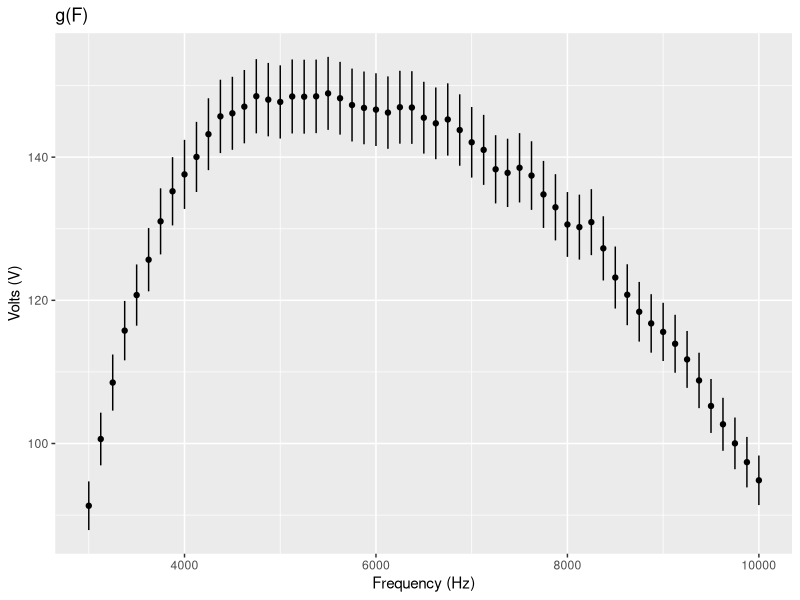

The R script that drew this image:
## ---- chunk 1
knitr::opts_chunk$set(echo = TRUE)
## ---- chunk 2
vin1<-read.csv("VIN1.CSV")
names(vin1)<-c("x", "y")
## ---- chunk 3
vin2<-read.csv("VIN2.CSV")
names(vin2)<-c("x", "y")
vin3<-read.csv("VIN3.CSV")
names(vin3)<-c("x", "y")
vin4<-read.csv("VIN4.CSV")
names(vin4)<-c("x", "y")
vin5<-read.csv("VIN5.CSV")
names(vin5)<-c("x", "y")
vout1<-read.csv("VOUT1.CSV")
names(vout1)<-c("x", "y")
vout2<-read.csv("VOUT2.CSV")
names(vout2)<-c("x", "y")
vout3<-read.csv("VOUT3.CSV")
names(vout3)<-c("x", "y")
vout4<-read.csv("VOUT4.CSV")
names(vout4)<-c("x", "y")
vout5<-read.csv("VOUT5.CSV")
names(vout5)<-c("x", "y")
## ---- chunk 4
m_in<- (vin1$y+vin2$y+vin3$y+vin4$y+vin5$y)/5
#take average of vouts
m_vout <- data.frame(Frequency = vout1$x, Volts = (vout1$y+vout2$y+vout3$y+vout4$y+vout5$y)/5)
## ---- chunk 5
#compute gain using the average vouts and m_in
gain <- data.frame(Frequency = vout1$x, Gain = (m_vout[2]/m_in))

#this is consistent with the max gain of 150 calculated in class.
## ---- chunk 6
rmserrors <- sqrt(data.frame(
  vin1 = sum(((m_in-vin1$y)^2))/399, 
  vin2 = sum(((m_in-vin2$y)^2))/399,
  vin3 = sum(((m_in-vin3$y)^2))/399,
  vin4 = sum(((m_in-vin4$y)^2))/399,
  vin5 = sum(((m_in-vin5$y)^2))/399,
  vout1 = sum((m_vout$Volts-vout1$y)^2)/399,
  vout2 = sum((m_vout$Volts-vout2$y)^2)/399,
  vout3 = sum((m_vout$Volts-vout3$y)^2)/399,
  vout4 = sum((m_vout$Volts-vout4$y)^2)/399,
  vout5 = sum((m_vout$Volts-vout5$y)^2)/399
))
#error in gain, adding in quadrature: 
vinerror <-sqrt(sum(rmserrors[1:5]^2))
vouterror <- sqrt(sum(rmserrors[6:10]^2))
gainerror <- gain[2]*sqrt((vinerror/m_in)^2+(vouterror*(m_vout[2])^-1)^2)
#g(f) error

## ---- chunk 7
library(ggplot2)
qplot(unlist(gain$Frequency[24:80]),unlist(gain$Volts[24:80]))+geom_errorbar(aes(x=unlist(gain$Frequency[24:80]), ymin=unlist(gain$Volts[24:80]-gainerror$Volts[24:80]), ymax=unlist(gain$Volts[24:80]+gainerror$Volts[24:80])), width=0.25)+labs(title = "g(F)", x= "Frequency (Hz)", y = "Volts (V)")

